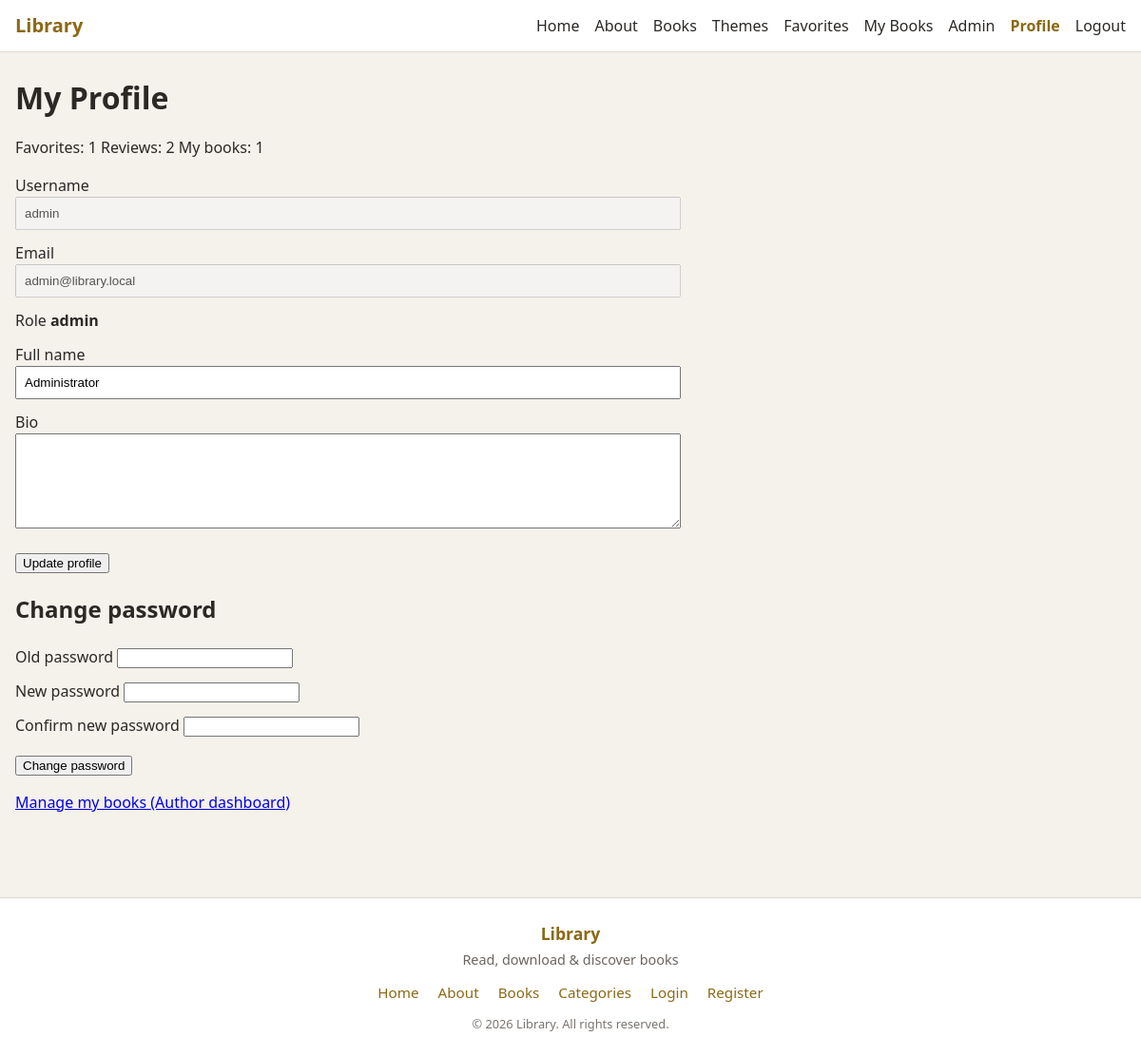
The page /auth/profile.php (signed in) on the database its author committed.
### tables this page shows
CREATE TABLE `users` (
  `id` int(10) UNSIGNED NOT NULL,
  `username` varchar(80) NOT NULL,
  `email` varchar(255) NOT NULL,
  `password_hash` varchar(255) NOT NULL,
  `full_name` varchar(120) DEFAULT NULL,
  `avatar` varchar(255) DEFAULT NULL,
  `role` enum('user','author','admin') NOT NULL DEFAULT 'user',
  `bio` text DEFAULT NULL,
  `created_at` datetime NOT NULL DEFAULT current_timestamp(),
  `updated_at` datetime DEFAULT NULL ON UPDATE current_timestamp()
);

### includes/auth.php (called while the page is built, shortened)
<?php
function current_user(): ?array {
    $id = $_SESSION['user_id'] ?? null;
    $pdo = getDb();
    $stmt = $pdo->prepare('SELECT id, username, email, full_name, avatar, role, bio FROM users WHERE id = ?');
    $stmt->execute([$id]);
    $u = $stmt->fetch();
    return $u ?: null;
}

### includes/functions.php (called while the page is built, shortened)
<?php
function e(?string $s): string {
    return $s === null ? '' : htmlspecialchars($s, ENT_QUOTES, 'UTF-8');
}
function base_url(string $path = ''): string {
    $path = ltrim($path, '/');
    return BASE_URL . ($path ? '/' . $path : '');
}

### auth/profile.php (the view, shortened to what this page needs)
<?php
$user = current_user();
$pdo = getDb();
$stats = ['books' => 0, 'favorites' => 0, 'reviews' => 0];
if (in_array($user['role'], ['author', 'admin'], true)) {
    $stmt = $pdo->prepare('SELECT COUNT(*) FROM books WHERE author_id = ?');
    $stmt->execute([$user['id']]);
    $stats['books'] = (int) $stmt->fetchColumn();
}
$stmt = $pdo->prepare('SELECT COUNT(*) FROM favorites WHERE user_id = ?');
$stmt->execute([$user['id']]);
$stats['favorites'] = (int) $stmt->fetchColumn();
$stmt = $pdo->prepare('SELECT COUNT(*) FROM reviews WHERE user_id = ?');
$stmt->execute([$user['id']]);
$stats['reviews'] = (int) $stmt->fetchColumn();
require_once dirname(__DIR__) . '/includes/header.php';
?>
<div class="container">
    <h1>My Profile</h1>
    <div class="profile-stats">
        <span>Favorites: <?= $stats['favorites'] ?></span>
        <span>Reviews: <?= $stats['reviews'] ?></span>
        <?php if ($stats['books'] > 0): ?><span>My books: <?= $stats['books'] ?></span><?php endif; ?>
    </div>
    <form method="post" class="profile-form">
        <label>Username <input type="text" value="<?= e($user['username']) ?>" disabled></label>
        <label>Email <input type="text" value="<?= e($user['email']) ?>" disabled></label>
        <label>Role <strong><?= e($user['role']) ?></strong></label>
        <label>Full name <input type="text" name="full_name" value="<?= e($user['full_name']) ?>"></label>
        <label>Bio <textarea name="bio" rows="4"><?= e($user['bio']) ?></textarea></label>
        <button type="submit">Update profile</button>
    </form>
    <form method="post" class="profile-form">
        <h2>Change password</h2>
        <label>Old password <input type="password" name="old_password" required></label>
        <label>New password <input type="password" name="new_password" minlength="6" required></label>
        <label>Confirm new password <input type="password" name="confirm_password" minlength="6" required></label>
        <button type="submit">Change password</button>
    </form>
    <?php if (in_array($user['role'], ['author', 'admin'], true)): ?>
        <p><a href="<?= base_url('author/') ?>">Manage my books (Author dashboard)</a></p>
    <?php endif; ?>
</div>
<?php require_once dirname(__DIR__) . '/includes/footer.php'; ?>

### assets/css/style.css (style rules this page uses)
:root { --bg: #f5f1eb; --card: #fff; --text: #2c2825; --muted: #6b6560; --accent: #8b6914; --accent-hover: #6d5210; --border: #e0d9d0; --error: #c0392b; --success: #27ae60; }
* { box-sizing: border-box; }
body { margin: 0; font-family: 'Segoe UI', system-ui, sans-serif; background: var(--bg); color: var(--text); line-height: 1.5; }
.container { max-width: 700px; }
form label { display: block; margin: 0.75rem 0; }
form input[type="text"], form input[type="email"], form input[type="number"], form input[type="date"], form input[type="url"], form select, form textarea { width: 100%; padding: 0.5rem; }
form textarea { min-height: 100px; }
.profile-stats { margin: 1rem 0; }
.profile-form button { margin-top: 0.5rem; }
h1 { margin-top: 0; margin-bottom: 0.5rem; }

### rows shown on the page
users: username "admin", email "admin@library.local", role "admin", full_name "Administrator"

### other values the page prints
$siteName "Library"
$stats['favorites'] "1"
$stats['reviews'] "2"
$stats['books'] "1"
$footerSiteName "Library"
$footerTagline "Read, download & discover books"
